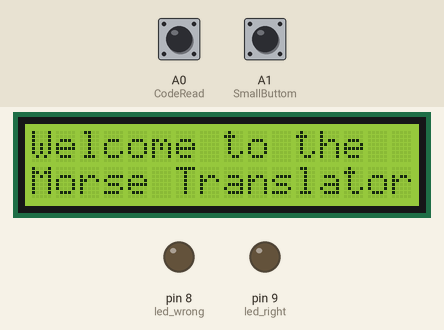
This sketch was run on a simulated Arduino Uno, built with avr-gcc and run on an emulated ATmega328P. On the bench: 16×2 character LCD, output pins drawn as LEDs (lit = HIGH). The test bench sets the inputs (shaded band); at power-on: A0 (CodeRead) HIGH, A1 (SmallButtom) LOW. What the sketch prints to the serial monitor is not drawn.

Above: at 1.2 s.
1.3 s: A0 (CodeRead) driven LOW
At 3.5 s:
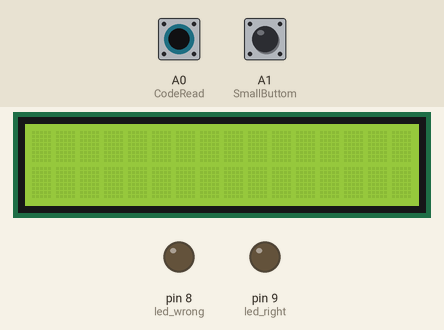
4.3 s: A1 (SmallButtom) pulled HIGH for 1 s
6.8 s: A1 (SmallButtom) pulled HIGH for 0.15 s
9.9 s: A0 (CodeRead) pulsed HIGH 2 times (0.12 s each, 0.3 s apart)
13.5 s: A1 (SmallButtom) pulsed HIGH 2 times (0.12 s each, 0.3 s apart)
Timing chart, 0 to 16.5 s (numbered marks = the images above; inputs shaded):
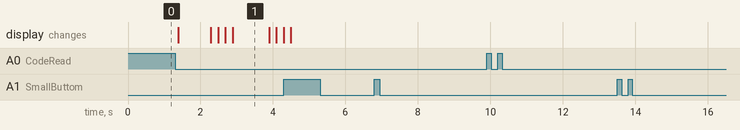

Measured:
- after the input at 1.3 s, the display: first changes after 0.08 s (image 1 shows a later state)
- after the input at 6.8 s, every drawn part: stays the same
- after the input at 9.9 s, every drawn part: stays the same
- after the input at 13.5 s, every drawn part: stays the same

The sketch:

Morse.ino
```cpp
#include <LiquidCrystal.h>

int ChangeState(int is_on, int read, int start)
{

    while (read != start)
    {

        if (is_on == 0)
        {
            is_on = 1;
        }

        else
        {
            is_on = 0;
        }

        Serial.print("Funtion done!, The device is ");
        Serial.println(is_on);

        break;
    }

    Serial.print("Funtion not done!, The device is ");
    Serial.println(is_on);

    return is_on;
}

// Configuración de los pines para la pantalla LCD
LiquidCrystal lcd(7, 6, 5, 4, 3, 2);
int led_right = 9;
int led_wrong = 8;
int sound = 10;
int CodeRead = A0;
int SmallButtom = A1;
int EmptyButtom = A2;
int ResetButtom = A5;
bool end = false;
int start, read;
int loops = 0;
int is_on = 0;
char uwu[5];

void setup()
{
    // Inicializar la pantalla LCD con las dimensiones adecuadas
    Serial.begin(9600);
    pinMode(led_right, OUTPUT);
    pinMode(led_wrong, OUTPUT);
    pinMode(CodeRead, INPUT);
    pinMode(SmallButtom, INPUT);
    lcd.begin(16, 2);
}

void loop()
{
    Serial.println("INI");

    start = digitalRead(CodeRead);

    while (end == false)
    {

        while (is_on != 1 && loops == 0)
        {

            lcd.setCursor(0, 0);
            lcd.print("Welcome to the");
            lcd.setCursor(0, 1);
            lcd.print("Morse Translator");
            read = digitalRead(CodeRead);

            is_on = ChangeState(is_on, read, start);
        }

        lcd.clear();

        delay(700);

        int startBig = digitalRead(CodeRead);
        int startSmall = digitalRead(SmallButtom);

        lcd.setCursor(0, 0);
        int counter = 0;

        while (counter < 5)
        {

            int ReadBig = digitalRead(CodeRead);
            int ReadSmall = digitalRead(SmallButtom);

            delay(200);
            Serial.println(startBig == ReadBig);
            Serial.println(startSmall == ReadSmall);

            for (int i = 0; i <= 3 + 1; i++)
            {
                while (startBig != ReadBig || startSmall != ReadSmall)
                {
                    Serial.println("Ingreso exitoso");
                    int ReadBig = digitalRead(CodeRead);
                    int ReadSmall = digitalRead(SmallButtom);

                    if (startBig != ReadBig)
                    {
                        uwu[i] = '-';
                        Serial.println("Ingreso exitoso de -");

                        delay(500);
                    }

                    else if (startSmall != ReadSmall)
                    {
                        uwu[i] = '.';
                        Serial.println("Ingreso exitoso de .");
                        delay(500);
                    }
                }
            }

            String code;

            for (int s = 0; s < 5; s++)
            {
                code += uwu[s];
            }

            lcd.print(code);
        }
    }
}
```
